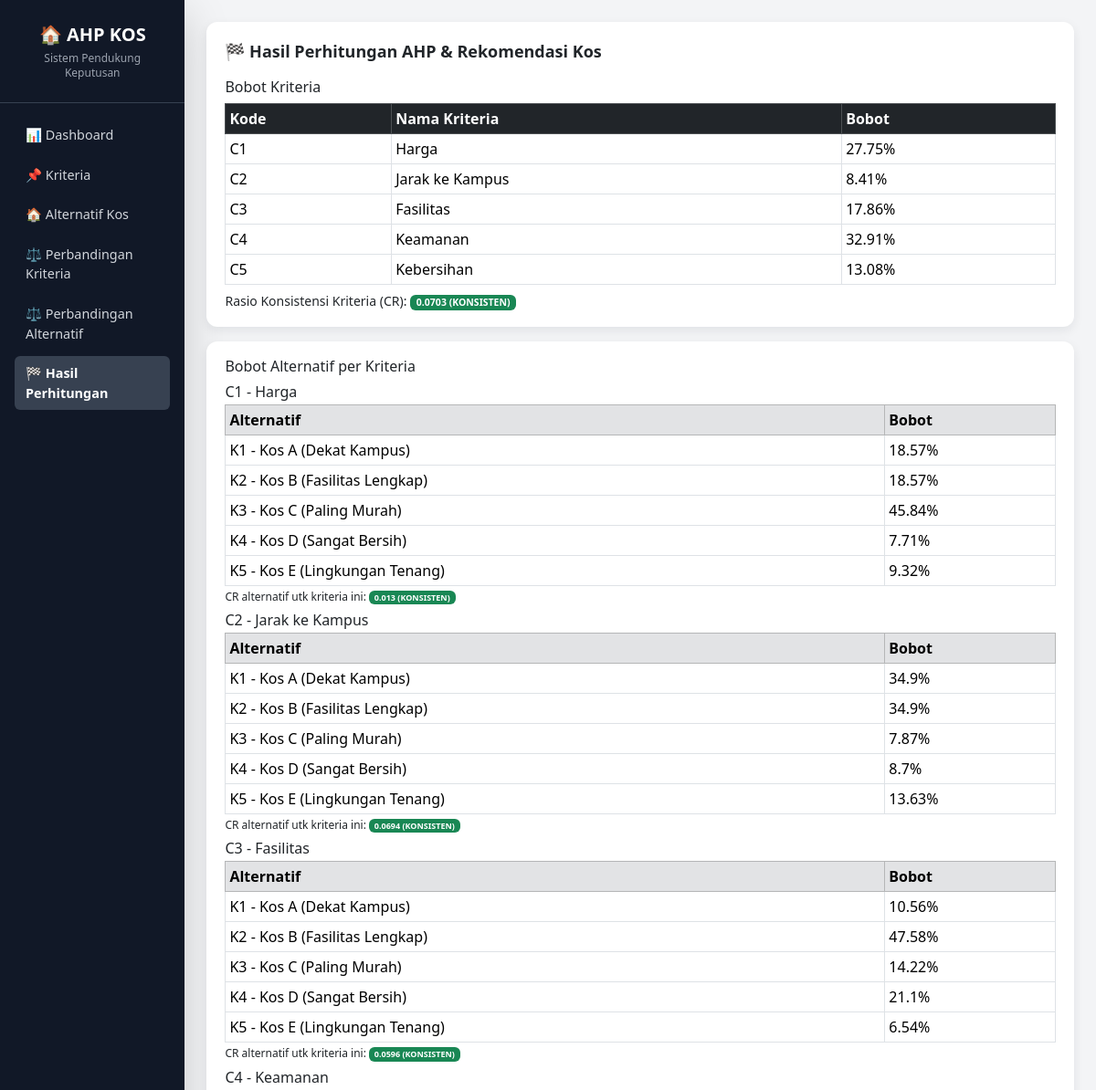
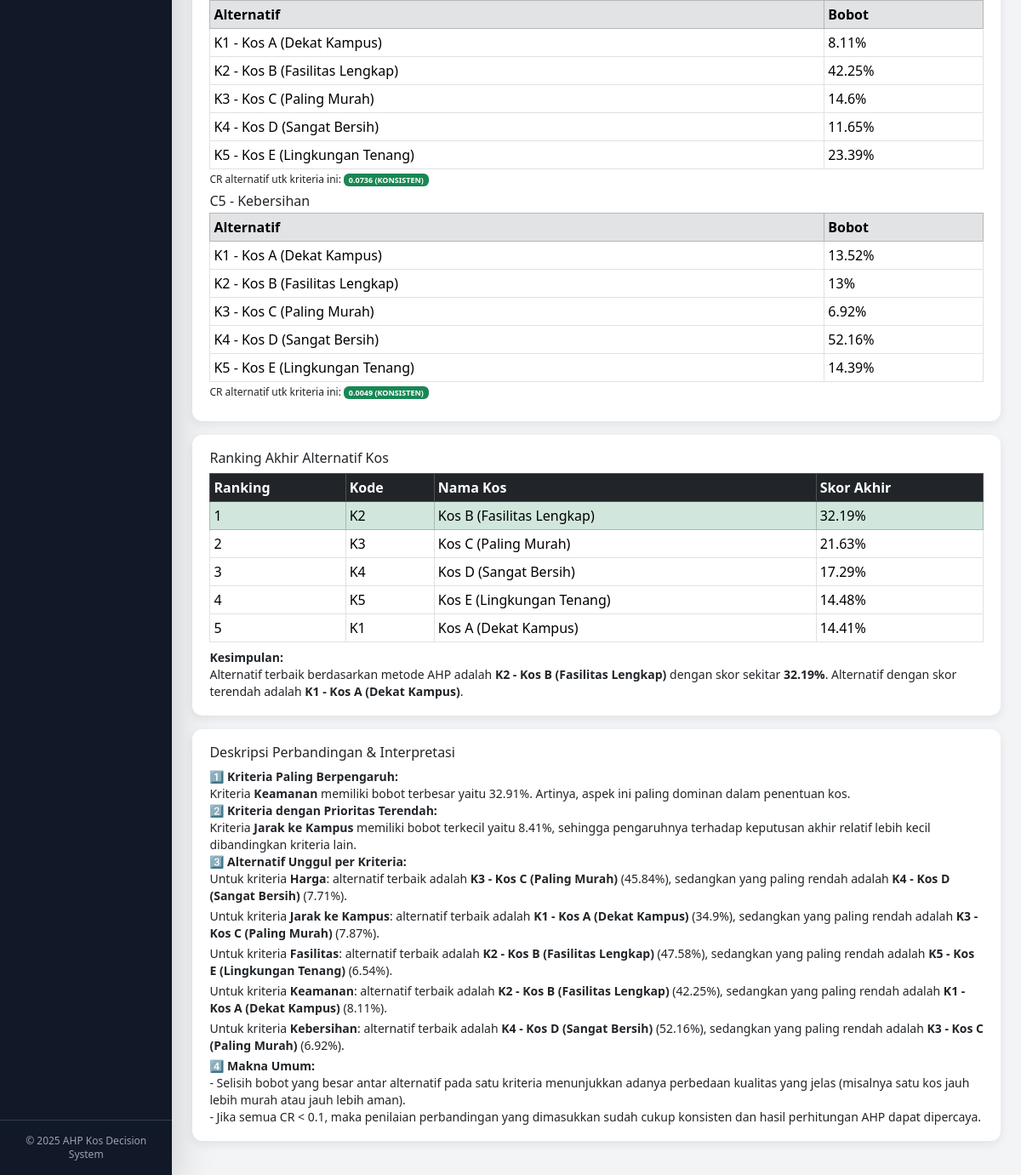
The page /index.php?page=hasil on the database its author committed (2 pictures, top to bottom).
### tables this page shows
CREATE TABLE IF NOT EXISTS kriteria (
    id INT AUTO_INCREMENT PRIMARY KEY,
    kode VARCHAR(10) NOT NULL,
    nama VARCHAR(100) NOT NULL
);

CREATE TABLE IF NOT EXISTS alternatif (
    id INT AUTO_INCREMENT PRIMARY KEY,
    kode VARCHAR(10) NOT NULL,
    nama VARCHAR(100) NOT NULL
);

CREATE TABLE IF NOT EXISTS perbandingan_alternatif (
    kriteria_id INT NOT NULL,
    alt1 INT NOT NULL,
    alt2 INT NOT NULL,
    nilai FLOAT NOT NULL,
    PRIMARY KEY (kriteria_id, alt1, alt2),  
    FOREIGN KEY (kriteria_id) REFERENCES kriteria(id)
        ON DELETE CASCADE ON UPDATE CASCADE,
    FOREIGN KEY (alt1) REFERENCES alternatif(id)
        ON DELETE CASCADE ON UPDATE CASCADE,
    FOREIGN KEY (alt2) REFERENCES alternatif(id)
        ON DELETE CASCADE ON UPDATE CASCADE
);

### pages/hasil.php (the view, shortened to what this page needs)
<?php
function getPriorityVector($matrix) {
    $keys = array_keys($matrix);
    $n = count($keys);
    $columnSums = [];
    foreach ($keys as $j) {
        $columnSums[$j] = 0;
        foreach ($keys as $i) {
            $columnSums[$j] += $matrix[$i][$j];
        }
    }
    $priority = [];
    foreach ($keys as $i) {
        $rowSum = 0;
        foreach ($keys as $j) {
            $rowSum += $matrix[$i][$j] / $columnSums[$j];
        }
        $priority[$i] = $rowSum / $n;
    }
    return $priority;
}
function checkConsistency($matrix, $priority) {
    $keys = array_keys($matrix);
    $n = count($keys);
    $lambdaMax = 0;
    foreach ($keys as $i) {
        $rowSum = 0;
        foreach ($keys as $j) {
            $rowSum += $matrix[$i][$j] * $priority[$j];
        }
        if ($priority[$i] != 0) {
            $lambdaMax += $rowSum / $priority[$i];
        }
    }
    $lambdaMax = $lambdaMax / $n;
    $CI = ($lambdaMax - $n) / ($n - 1);
    $RI_table = [
        1 => 0.00,
        2 => 0.00,
        3 => 0.58,
        4 => 0.90,
        5 => 1.12,
        6 => 1.24,
        7 => 1.32,
        8 => 1.41,
        9 => 1.45,
        10 => 1.49
    ];
    $RI = $RI_table[$n] ?? 1.49;
    $CR = $RI == 0 ? 0 : $CI / $RI;
    return [
        'lambda_max' => $lambdaMax,
        'CI' => $CI,
        'CR' => $CR
    ];
}
function asPercent($v) {
    return round($v * 100, 2) . '%';
}
$kriteria = [];
$qK = mysqli_query($conn, "SELECT * FROM kriteria ORDER BY id ASC");
while ($row = mysqli_fetch_assoc($qK)) {
    $kriteria[$row['id']] = $row;
}
$alternatif = [];
$qA = mysqli_query($conn, "SELECT * FROM alternatif ORDER BY id ASC");
while ($row = mysqli_fetch_assoc($qA)) {
    $alternatif[$row['id']] = $row;
}
$kriteriaIds = array_keys($kriteria);
$altIds      = array_keys($alternatif);
$criteriaMatrix = [];
foreach ($kriteriaIds as $i) {
    foreach ($kriteriaIds as $j) {
        $criteriaMatrix[$i][$j] = ($i == $j) ? 1 : 0;
    }
}
$qPK = mysqli_query($conn, "SELECT * FROM perbandingan_kriteria");
while ($row = mysqli_fetch_assoc($qPK)) {
    $k1 = $row['kriteria1'];
    $k2 = $row['kriteria2'];
    $nilai = (float)$row['nilai'];
    $criteriaMatrix[$k1][$k2] = $nilai;
    $criteriaMatrix[$k2][$k1] = 1 / $nilai;
}
$criteriaWeights     = getPriorityVector($criteriaMatrix);
$criteriaConsistency = checkConsistency($criteriaMatrix, $criteriaWeights);
$altWeightsPerCriteria = [];
$altConsistency        = [];
foreach ($kriteriaIds as $kid) {
    $altMatrix = [];
    foreach ($altIds as $i) {
        foreach ($altIds as $j) {
            $altMatrix[$i][$j] = ($i == $j) ? 1 : 0;
        }
    }
    $qPA = mysqli_query($conn, "SELECT * FROM perbandingan_alternatif WHERE kriteria_id = $kid");
    while ($row = mysqli_fetch_assoc($qPA)) {
        $a1 = $row['alt1'];
        $a2 = $row['alt2'];
        $nilai = (float)$row['nilai'];
        $altMatrix[$a1][$a2] = $nilai;
        $altMatrix[$a2][$a1] = 1 / $nilai;
    }
    $altWeightsPerCriteria[$kid] = getPriorityVector($altMatrix);
    $altConsistency[$kid]        = checkConsistency($altMatrix, $altWeightsPerCriteria[$kid]);
}
$finalScores = [];
foreach ($altIds as $aid) {
    $score = 0;
    foreach ($kriteriaIds as $kid) {
        $score += ($criteriaWeights[$kid] ?? 0) * ($altWeightsPerCriteria[$kid][$aid] ?? 0);
    }
    $finalScores[$aid] = $score;
}
arsort($finalScores);
$maxCritId   = array_keys($criteriaWeights, max($criteriaWeights))[0] ?? null;
$minCritId   = array_keys($criteriaWeights, min($criteriaWeights))[0] ?? null;
$bestAltId   = array_keys($finalScores, max($finalScores))[0] ?? null;
$worstAltId  = array_keys($finalScores, min($finalScores))[0] ?? null;
$altBestPerCrit = [];
$altWorstPerCrit = [];
foreach ($kriteriaIds as $kid) {
    $w = $altWeightsPerCriteria[$kid];
    arsort($w);
    $keys = array_keys($w);
    $altBestPerCrit[$kid]  = $keys[0];
    $altWorstPerCrit[$kid] = $keys[count($keys) - 1];
}
?>
<div class="card-custom">
    <h2 class="text-lg font-semibold mb-3">🏁 Hasil Perhitungan AHP & Rekomendasi Kos</h2>
    <h5 class="mb-2">Bobot Kriteria</h5>
    <table class="table table-sm table-bordered mb-2">
        <thead class="table-dark">
        <tr>
            <th>Kode</th>
            <th>Nama Kriteria</th>
            <th>Bobot</th>
        </tr>
        </thead>
        <tbody>
        <?php foreach ($kriteriaIds as $kid): ?>
            <tr>
                <td><?= htmlspecialchars($kriteria[$kid]['kode']); ?></td>
                <td><?= htmlspecialchars($kriteria[$kid]['nama']); ?></td>
                <td><?= asPercent($criteriaWeights[$kid]); ?></td>
            </tr>
        <?php endforeach; ?>
        </tbody>
    </table>
    <?php
    $CR = $criteriaConsistency['CR'];
    $status = $CR < 0.1 ? 'KONSISTEN' : 'TIDAK KONSISTEN';
    $badge = $CR < 0.1 ? 'bg-success' : 'bg-danger';
    ?>
    <p class="text-sm">
        Rasio Konsistensi Kriteria (CR):
        <span class="badge <?= $badge; ?> text-white"><?= round($CR, 4) . " ($status)"; ?></span>
    </p>
</div>
<div class="card-custom">
    <h5 class="mb-2">Bobot Alternatif per Kriteria</h5>
    <?php foreach ($kriteriaIds as $kid): ?>
        <h6 class="mt-2 mb-1">
            <?= htmlspecialchars($kriteria[$kid]['kode']) . ' - ' . htmlspecialchars($kriteria[$kid]['nama']); ?>
        </h6>
        <table class="table table-sm table-bordered mb-1">
            <thead class="table-secondary">
            <tr>
                <th>Alternatif</th>
                <th>Bobot</th>
            </tr>
            </thead>
            <tbody>
            <?php foreach ($altIds as $aid): ?>
                <tr>
                    <td><?= htmlspecialchars($alternatif[$aid]['kode'] . ' - ' . $alternatif[$aid]['nama']); ?></td>
                    <td><?= asPercent($altWeightsPerCriteria[$kid][$aid]); ?></td>
                </tr>
            <?php endforeach; ?>
            </tbody>
        </table>
        <?php
        $crAlt = $altConsistency[$kid]['CR'];
        $statusAlt = $crAlt < 0.1 ? 'KONSISTEN' : 'TIDAK KONSISTEN';
        $badgeAlt = $crAlt < 0.1 ? 'bg-success' : 'bg-danger';
        ?>
        <p class="text-xs mb-2">
            CR alternatif utk kriteria ini:
            <span class="badge <?= $badgeAlt; ?> text-white"><?= round($crAlt, 4) . " ($statusAlt)"; ?></span>
        </p>
    <?php endforeach; ?>
</div>
<div class="card-custom">
    <h5 class="mb-2">Ranking Akhir Alternatif Kos</h5>
    <table class="table table-sm table-bordered mb-2">
        <thead class="table-dark">
        <tr>
            <th>Ranking</th>
            <th>Kode</th>
            <th>Nama Kos</th>
            <th>Skor Akhir</th>
        </tr>
        </thead>
        <tbody>
        <?php
        $rank = 1;
        foreach ($finalScores as $aid => $score): ?>
            <tr class="<?= $rank == 1 ? 'table-success' : ''; ?>">
                <td><?= $rank; ?></td>
                <td><?= htmlspecialchars($alternatif[$aid]['kode']); ?></td>
                <td><?= htmlspecialchars($alternatif[$aid]['nama']); ?></td>
                <td><?= asPercent($score); ?></td>
            </tr>
        <?php
        $rank++;
        endforeach; ?>
        </tbody>
    </table>
    <?php if ($bestAltId && $worstAltId): ?>
        <p class="text-sm">
            <strong>Kesimpulan:</strong><br>
            Alternatif terbaik berdasarkan metode AHP adalah
            <strong><?= htmlspecialchars($alternatif[$bestAltId]['kode'] . ' - ' . $alternatif[$bestAltId]['nama']); ?></strong>
            dengan skor sekitar <strong><?= asPercent($finalScores[$bestAltId]); ?></strong>.
            Alternatif dengan skor terendah adalah
            <strong><?= htmlspecialchars($alternatif[$worstAltId]['kode'] . ' - ' . $alternatif[$worstAltId]['nama']); ?></strong>.
        </p>
    <?php endif; ?>
</div>
<div class="card-custom">
    <h5 class="mb-2">Deskripsi Perbandingan & Interpretasi</h5>
    <?php if ($maxCritId): ?>
        <p class="text-sm">
            1️⃣ <strong>Kriteria Paling Berpengaruh:</strong><br>
            Kriteria <strong><?= htmlspecialchars($kriteria[$maxCritId]['nama']); ?></strong>
            memiliki bobot terbesar yaitu <?= asPercent($criteriaWeights[$maxCritId]); ?>.
            Artinya, aspek ini paling dominan dalam penentuan kos.
        </p>
    <?php endif; ?>
    <?php if ($minCritId && $minCritId != $maxCritId): ?>
        <p class="text-sm">
            2️⃣ <strong>Kriteria dengan Prioritas Terendah:</strong><br>
            Kriteria <strong><?= htmlspecialchars($kriteria[$minCritId]['nama']); ?></strong>
            memiliki bobot terkecil yaitu <?= asPercent($criteriaWeights[$minCritId]); ?>,
            sehingga pengaruhnya terhadap keputusan akhir relatif lebih kecil dibandingkan kriteria lain.
        </p>
    <?php endif; ?>
    <p class="text-sm">
        3️⃣ <strong>Alternatif Unggul per Kriteria:</strong><br>
    </p>
    <ul class="text-sm">
        <?php foreach ($kriteriaIds as $kid): ?>
            <?php
            $bestA  = $altBestPerCrit[$kid];
            $worstA = $altWorstPerCrit[$kid];
            ?>
            <li class="mb-1">
                Untuk kriteria <strong><?= htmlspecialchars($kriteria[$kid]['nama']); ?></strong>:
                alternatif terbaik adalah
                <strong><?= htmlspecialchars($alternatif[$bestA]['kode'] . ' - ' . $alternatif[$bestA]['nama']); ?></strong>
                (<?= asPercent($altWeightsPerCriteria[$kid][$bestA]); ?>),
                sedangkan yang paling rendah adalah
                <strong><?= htmlspecialchars($alternatif[$worstA]['kode'] . ' - ' . $alternatif[$worstA]['nama']); ?></strong>
                (<?= asPercent($altWeightsPerCriteria[$kid][$worstA]); ?>).
            </li>
        <?php endforeach; ?>
    </ul>
    <p class="text-sm">
        4️⃣ <strong>Makna Umum:</strong><br>
        - Selisih bobot yang besar antar alternatif pada satu kriteria menunjukkan adanya perbedaan kualitas yang jelas
          (misalnya satu kos jauh lebih murah atau jauh lebih aman).<br>
        - Jika semua CR &lt; 0.1, maka penilaian perbandingan yang dimasukkan sudah cukup konsisten dan
          hasil perhitungan AHP dapat dipercaya.
    </p>
</div>

### assets/css/style.css (style rules this page uses)
html, body { height: 100%; margin: 0; }
.card-custom { background: #ffffff; border-radius: 12px; padding: 18px 20px; box-shadow: 0 4px 12px rgba(15, 23, 42, 0.08); margin-bottom: 16px; }

### rows shown on the page
kriteria: kode "C1", nama "Harga", kid "27.75%"
kriteria: kode "C2", nama "Jarak ke Kampus", kid "8.41%"
kriteria: kode "C3", nama "Fasilitas", kid "17.86%"
kriteria: kode "C4", nama "Keamanan", kid "32.91%"
kriteria: kode "C5", nama "Kebersihan", kid "13.08%"
alternatif: kode+nama "K1 - Kos A (Dekat Kampus)", kode "K1", nama "Kos A (Dekat Kampus)", score "14.41%"
alternatif: kode+nama "K2 - Kos B (Fasilitas Lengkap)", kode "K2", nama "Kos B (Fasilitas Lengkap)", score "32.19%"
alternatif: kode+nama "K3 - Kos C (Paling Murah)", kode "K3", nama "Kos C (Paling Murah)", score "21.63%"
alternatif: kode+nama "K4 - Kos D (Sangat Bersih)", kode "K4", nama "Kos D (Sangat Bersih)", score "17.29%"
alternatif: kode+nama "K5 - Kos E (Lingkungan Tenang)", kode "K5", nama "Kos E (Lingkungan Tenang)", score "14.48%"
perbandingan_alternatif: nilai.nama "K3 - Kos C (Paling Murah)", nilai "45.84%", kriteria.nama "K1 - Kos A (Dekat Kampus)", kriteria "34.9%", alt1.nama "K2 - Kos B (Fasilitas Lengkap)", alt1 "47.58%", alt1 "42.25%", alt2.nama "K4 - Kos D (Sangat Bersih)", alt2 "52.16%"

### other values the page prints
$CR "0.0703"
$status "KONSISTEN"
asPercent($altWeightsPerCriteria[$kid][$aid]) "18.57%"
asPercent($altWeightsPerCriteria[$kid][$aid]) "45.84%"
asPercent($altWeightsPerCriteria[$kid][$aid]) "7.71%"
asPercent($altWeightsPerCriteria[$kid][$aid]) "9.32%"
$crAlt "0.013"
$statusAlt "KONSISTEN"
asPercent($altWeightsPerCriteria[$kid][$aid]) "34.9%"
asPercent($altWeightsPerCriteria[$kid][$aid]) "7.87%"
asPercent($altWeightsPerCriteria[$kid][$aid]) "8.7%"
asPercent($altWeightsPerCriteria[$kid][$aid]) "13.63%"
$crAlt "0.0694"
asPercent($altWeightsPerCriteria[$kid][$aid]) "10.56%"
asPercent($altWeightsPerCriteria[$kid][$aid]) "47.58%"
